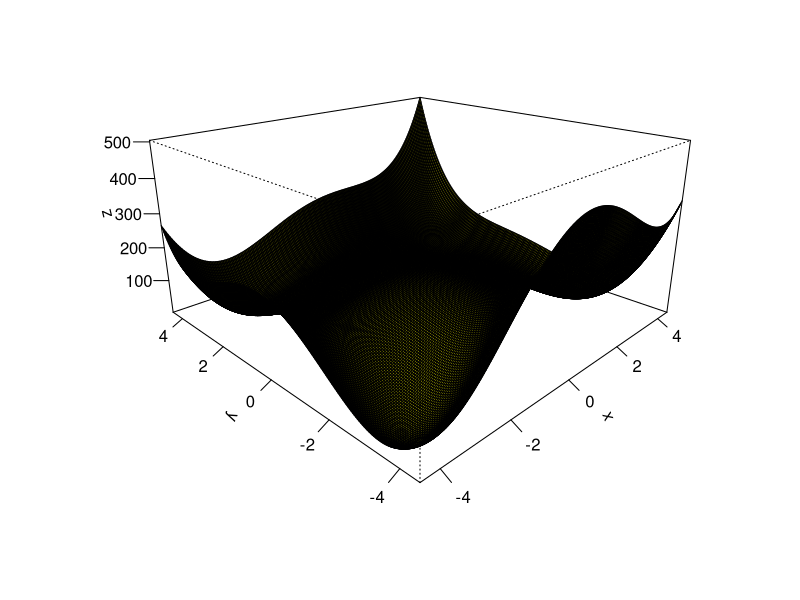

The R script that drew this image:
####################Question 1############################
#Question 1
#Defining the Matrix
A<-matrix(c(3,-1,0,-1,0,-1,3,-1,3,-1,0,-1,3,1,0,-1,3,1,5,-1,0,-1,0,-1,1), nrow=5)

#Function that can be passed Matx in order to perform Cholesky Functions
choleskyFunction <- function(Matx){
  #Finds the upper triangular matrix
  L<-chol(Matx)
  #Transposes the matrix to show the lower triangular matrix
  Lt<-t(L)
  #Displays the lower hand matrix
  Lt
}
#Runs the function
choleskyFunction(A)
####################Question 2############################
#Question 2 
#Singular value Decompostion
#the creation of matrix
Q2Matrix <- matrix(c(1,1,1,1,2,0,0,0),nrow = 4)
#Displaying original matrix
Q2Matrix
#using the svd function to show the singular values
sv <-svd(Q2Matrix)
#Displaying Singular values
sv
####################Question 3############################
#Question 3
####################Question 4############################
#Question 4
####################Question 5#############################
#Question 5
#Function plot - Plot the formula below
Question5F<-function(x,y,a,b) (x^2+y-11)^2+(x+y^2-7)^2
#defining the x,y and z of the measurements
x<-seq(-4.5,4.5,length.out = 200)
y<-seq(-4.5,4.5,length.out = 200)
z<-outer(x,y,Question5F,a=1,b=100)

#plotting the graph 
persp(x,y,z,theta =-45,phi=20,expand=0.5,col="yellow",shade =1,ticktype ="detailed",xlab ="x",ylab ="y",zlab="z")

#Writing the function so x,y is a vector
Question5FV<-function(vec) (vec[1]^2+vec[2]-11)^2+(vec[1]+vec[2]^2-7)^2


###################Finding the minimums###########################
#Minimum can be found based on value being 0 or so close to 0
#Based on plot there seems to be 4 dips representing each minimum is extracted here
#From plot minimum seems to be near x=-4,y=-4.
minimum1<- optim(c(-4,-4),Question5FV)$par
minimum1

#From plot minimum seems to be near x = 4, y= -3.5
minimum2 <- optim(c(4,-3.5),Question5FV)$par
minimum2

#From plot minimum seems to be near x = -3.5, y = 3.5
minimum3 <- optim(c(-3.5, 3.5),Question5FV)$par
minimum3

#From plot minimum seems to be near x = 3.5, y = 3.5
minimum4 <- optim(c(3.5,3.5),Question5FV,hessian = TRUE)$par
minimum4

####################Finding the Maximum points#####################
maximum1 <- optim(c(0,0),control=list(fnscale=-1),Question5FV)$par
maximum1

###################finding the saddle points######################
#Lets define the partial derivatives by plugging vec[1] and vec[2] instead of x and y
fx <- function(x,y,h=0.001){
  (Question5F(x+h,y) - Question5F(x,y))/h
}
fy <- function(x,y,h=0.001){
  (Question5F(x,y+h)-Question5F(x,y))/h
}


fxb <- function(vec){
  fx(vec[1],vec[2])
}
fyb <- function(vec){
  fy(vec[1],vec[2])
}

#call sumssq the function of the vector vec made of the sum of the squares
#of the two parial derivatives
sumssq <- function(vec){
  fxb(vec)^2+fyb(vec)^2
}

#Now we can find the coordinates of the saddle points through "optim".
#We do exactly the same thing for all three points, just changing the guess of their location. 
#according to the graph. 

saddle_point1 <- optim(c(-3.5,0),sumssq)$par
saddle_point1

saddle_point2 <- optim(c(0,-3.5),sumssq)$par
saddle_point2

saddle_point3 <- optim(c(0,2),sumssq)$par
saddle_point3

#creating a list of minimum points
minimum_list <- list(minimum1,minimum2,minimum3,minimum4)
#List of minimum points
minimum_list

#this represents the only maximum point in graph
maximum1

#list of saddle points
saddle_point_list <- list(saddle_point1,saddle_point2,saddle_point3)
#Print of saddle point list
saddle_point_list

####################Question 7########################

#number of pictures inside of simulation
npictures <- seq(2,15)
totalNumberMatched <- 0


#function of pairing actors
pairActor <- function(secNumber, trials){
  numberOfActors <- seq(1:secNumber)
  numberOfBabys <- sample(1:secNumber)
  numOfMatches <- 0
  
  for (t in 1:trials) {
    #for loop comparing
    for(i in 1:secNumber){
      if(numberOfActors[i] == numberOfBabys[i])
      {
        numOfMatches = numOfMatches + 1
      }
    }
    #checking if matches have taken place
    if(numOfMatches != 0){
      totalNumberMatched = totalNumberMatched +1
      numOfMatches = 0
    }
  }
 
  percentageSuccess <- totalNumberMatched/trials
}



x <- pairActor(2,100)
x


#if number of trials is greater than 1
  # add to totalNumberofMatched 
  # number of matched zerod 

#figure out if a match took place

#plot the final result on graph
